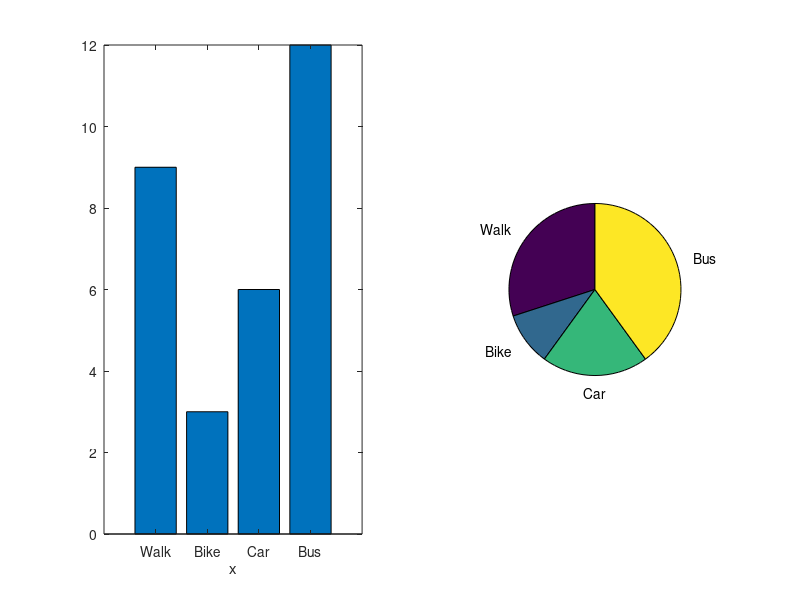

Write MATLAB code to recreate this figure.
n = {'Walk' 'Bike' 'Car' 'Bus'};
x = [1:4];
y = [9 3 6 12];

subplot(1,2,1)
bar(x,y),xticklabels(n),xlabel('x');
%set(gca,'xticklabels',n);

subplot(1,2,2)
pie(y,n);